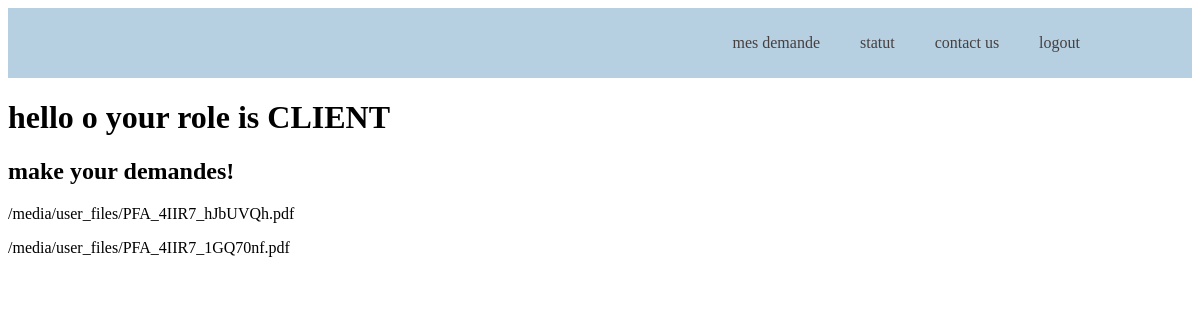
Screenshot of /hello-cl/ (signed in) with the database file from the repository.
### dashboard/models.py (models this page shows, shortened)
class UserFile(models.Model):
    utilisateurs = models.ManyToManyField(Utilisateur, related_name='user_files')
    file = models.FileField(upload_to='user_files/')
    uploaded_at = models.DateTimeField(auto_now_add=True)
    clients = models.ManyToManyField(Utilisateur, related_name='client_files')

### dashboard/views.py (the view)
# urls.py: path('hello-cl/', views.hello_cl, name='hello_cl'),
def hello_cl(request):
    user_files = UserFile.objects.filter(utilisateur=request.user.utilisateur)
    return render(request, 'hello_cl.html', {'user_files': user_files})

### dashboard/templates/hello_cl.html (shortened to what this page needs)
<header>
    <section class="navigation">
        <div class="nav-container">
          <nav>
            <ul class="justify-content-center">
        	<li><a href="/demande">mes demande</a></li>
            <li><a href="/status">statut</a></li>
          <li><a href="/contact">contact us</a></li>
          <li><a href="/logout">logout</a></li>
    </div>
</section>
 </header>
 <h1> hello {{ user.username }} your role is CLIENT</h1>
<h2>make your demandes!</h2>
{% for file in user_files %}
    <p>{{ file.file.url }}</p>
{% endfor %}

### dashboard/templates/hello_cl.html (style rules this page uses)
nav { float: right; }
nav ul { list-style: none; margin: 0; padding: 0; }
nav ul li { float: left; position: relative; }
nav ul li a { display: block; padding: 0 20px; line-height: 70px; background: #B6D0E2; color: #463f3f; text-decoration: none; }
.navigation { height: 70px; background: #B6D0E2; }
.nav-container { max-width: 1000px; margin: 0 auto; }

### rows the page displays
UserFile: file "/media/user_files/PFA_4IIR7_hJbUVQh.pdf"
UserFile: file "/media/user_files/PFA_4IIR7_1GQ70nf.pdf"

### other values shown
{{ user.username }} "o"
